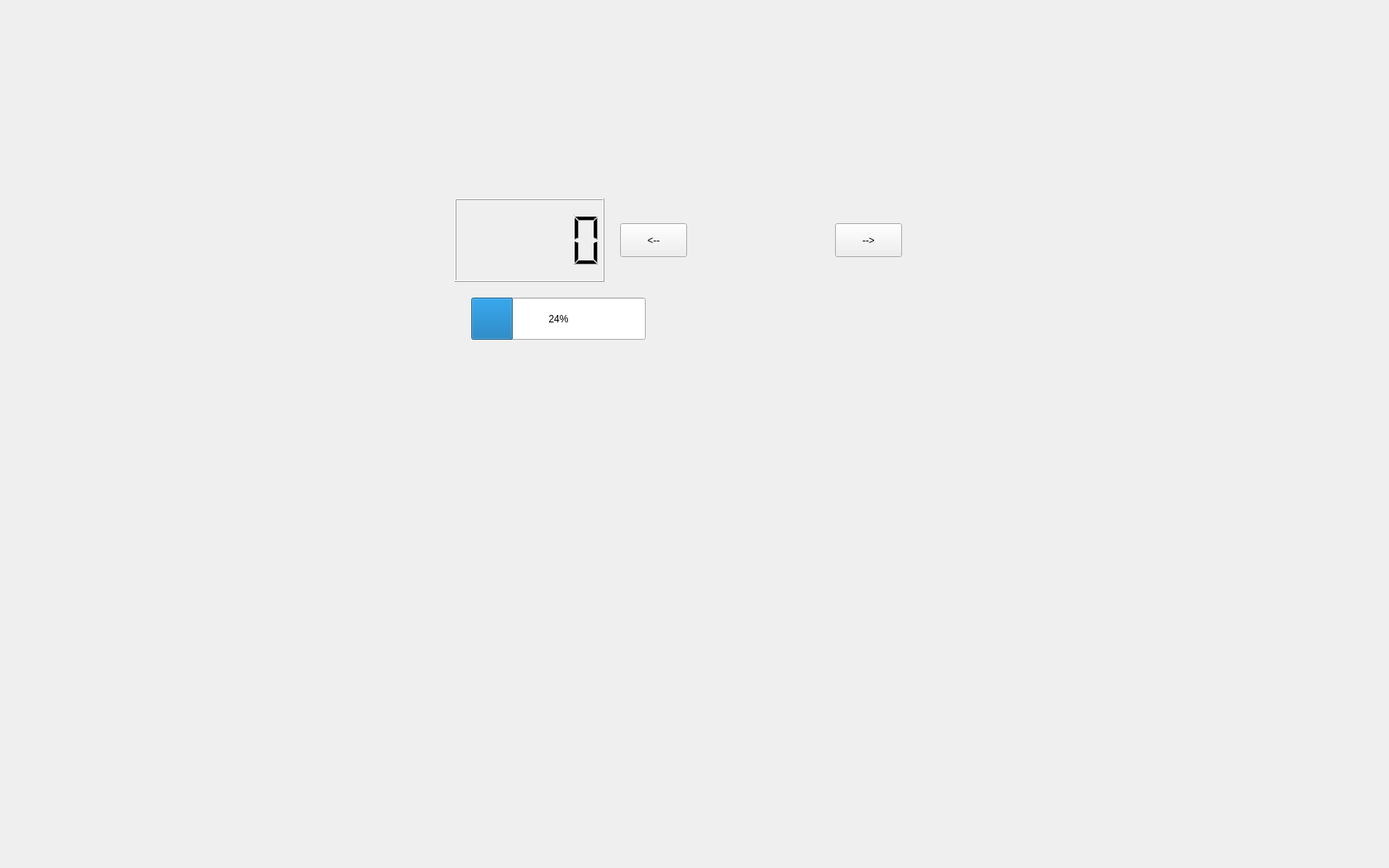
<?xml version="1.0" encoding="UTF-8"?>
<ui version="4.0">
 <class>Form</class>
 <widget class="QWidget" name="Form">
  <property name="geometry">
   <rect>
    <x>0</x>
    <y>0</y>
    <width>1680</width>
    <height>1050</height>
   </rect>
  </property>
  <property name="windowTitle">
   <string>Form</string>
  </property>
  <widget class="QLCDNumber" name="lcdNumber">
   <property name="geometry">
    <rect>
     <x>550</x>
     <y>240</y>
     <width>181</width>
     <height>101</height>
    </rect>
   </property>
  </widget>
  <widget class="QLabel" name="label">
   <property name="geometry">
    <rect>
     <x>840</x>
     <y>250</y>
     <width>141</width>
     <height>121</height>
    </rect>
   </property>
   <property name="text">
    <string/>
   </property>
  </widget>
  <widget class="QPushButton" name="pushButton">
   <property name="geometry">
    <rect>
     <x>750</x>
     <y>270</y>
     <width>81</width>
     <height>41</height>
    </rect>
   </property>
   <property name="text">
    <string>&lt;--</string>
   </property>
  </widget>
  <widget class="QPushButton" name="pushButton_2">
   <property name="geometry">
    <rect>
     <x>1010</x>
     <y>270</y>
     <width>81</width>
     <height>41</height>
    </rect>
   </property>
   <property name="text">
    <string>--&gt;</string>
   </property>
  </widget>
  <widget class="QProgressBar" name="progressBar">
   <property name="geometry">
    <rect>
     <x>570</x>
     <y>360</y>
     <width>211</width>
     <height>51</height>
    </rect>
   </property>
   <property name="value">
    <number>24</number>
   </property>
  </widget>
 </widget>
 <resources/>
 <connections/>
</ui>
